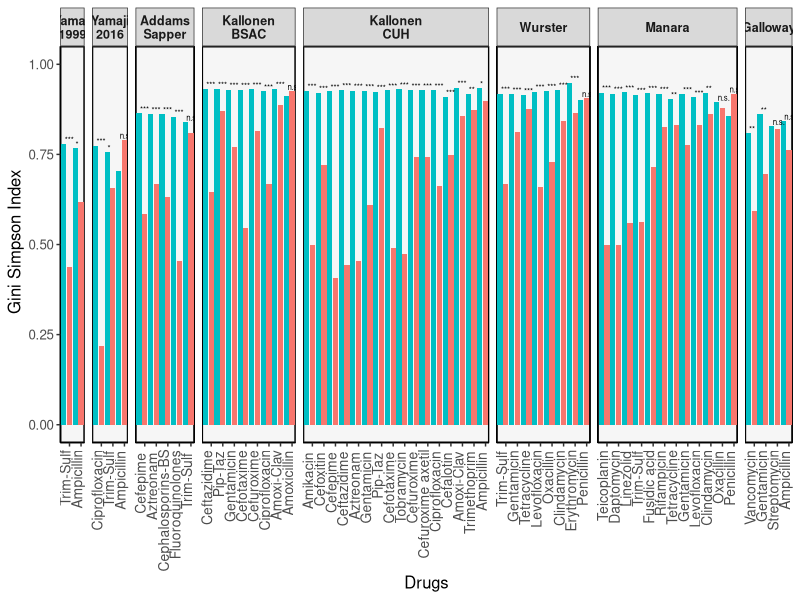
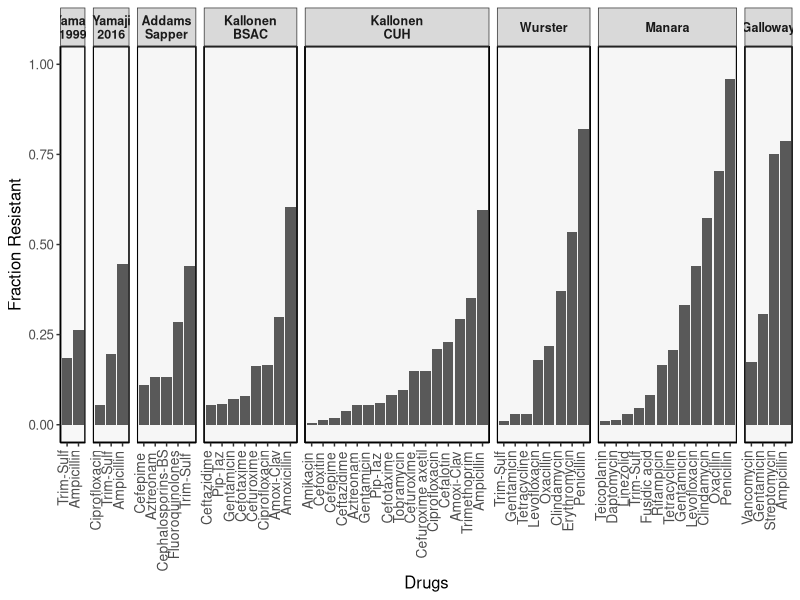

Write the R code that produced these figures, in order.
setwd("~/Documents/GitHub/Antibiotic_Resistance_Data_Analysis")

library(reshape2)
library(dplyr)
library(ggplot2)

#read "DivIndices.csv" 
DivIndices <- read.csv(file = "Output/DivIndices.csv")

#to remove the "_" in the name of the datasets and replace with empty space, 
#it is useful to fix the name of the dataset with labeller function in facet_grid
DivIndices$Dataset <- gsub("_", " ", DivIndices$Dataset)
DivIndices$Dataset <- gsub("-", " ", DivIndices$Dataset)

#to add asterisk instead of pvalue
DivIndices$star<-"n.s."
DivIndices$star[DivIndices$GSIpvalue > .05]  <- "n.s."
DivIndices$star[DivIndices$GSIpvalue <= .05]  <- "*"
DivIndices$star[DivIndices$GSIpvalue <= .01]  <- "**"
DivIndices$star[DivIndices$GSIpvalue <= .001] <- "***"

DatasetList = unique(DivIndices$Dataset)

#Remove rows with no resistance
DivIndices<-DivIndices[DivIndices$NumRes>1,]

DivIndices$FracRes <- DivIndices$NumRes / (DivIndices$NumRes + DivIndices$NumSus)

######################################################################################################## 
#to make barplot using ggplot

#selecct 6 required columns from dataframe; "DivIndices"
df1 <- data.frame(DivIndices$Dataset ,DivIndices$Drug,DivIndices$star, DivIndices$GSIvalueS, DivIndices$GSIvalueR, DivIndices$FracRes) 

#make a column with info about how high the p-value indicator should be above the bars
df1$heightofstars<- 0
for (i in 1:nrow(df1)){df1$heightofstars[i] = max(df1$DivIndices.GSIvalueS[i], df1$DivIndices.GSIvalueR[i])}

#merge two columns into one using melt function in order to plot side-by-side in ggplot
df2 <- melt(df1, id=c("DivIndices.Dataset", "DivIndices.Drug", "DivIndices.star", "heightofstars", "DivIndices.FracRes"))
#change name of the columns
colnames(df2)[1:7]<-c("Dataset","Drug","star", "heigthofstar", "FracRes", "Response", "SI_values")

#We need the stars only for half of the bars
df2$star[df2$Response == "DivIndices.GSIvalueR"] <- ""

#to change the order of the barplots
df2$Dataset<-factor(df2$Dataset, levels = 
                      c("Yamaji 1999", "Yamaji 2016", "Addams Sapper", "Kallonen BSAC", "Kallonen CUH", "Wurster" , "Manara", "Galloway" ))

DFForBarplots <- df2 %>%
  #arrange(factor(Dataset, levels = c("Yamaji 1999", "Yamaji 2016", "Addams Sapper", "Kallonen" , "Wurster" , "Manara", "Galloway" )), FracRes) %>%
  arrange(Dataset,FracRes,Drug) %>%
  # 3. Add order column of row numbers
  mutate(order = row_number())

#to make barplot using ggplot
png(paste0("Output/", "Figure2A_GiniSimpson", ".png"), width = 350, height = 150, units='mm', res = 300)
P<-ggplot(DFForBarplots) +
  geom_rect(aes(xmin=-Inf, xmax=Inf, ymin=-Inf, ymax=Inf), fill= "#F5F5F5",alpha= 0.5,
            colour = "black",lwd = 0.7) + 
  geom_bar(aes(x=as.factor(order), y=SI_values,fill=Response),stat='identity', position='dodge')+ 
  ylim(0,1)+
  ylab(" Gini Simpson Index")+ xlab("Drugs")+
  scale_fill_manual(values = c("#00BFC4", "#F8766D"), labels = c("Susceptible", "Resistant"))+ #to add color and legend manually
  facet_grid( ~ Dataset, scales = "free_x", space = "free", labeller = label_wrap_gen(10))+ 
  theme_bw() + 
  theme(panel.border = element_blank(),
        text = element_text(size=12),
        panel.grid.major = element_blank(),
        axis.text.x = element_text(angle = 90, hjust = 0.95, vjust=0.1, size = 10),
        panel.grid.minor = element_blank(),
        axis.line = element_line(colour = "black"),
        strip.text.x = element_text(size = 9, face = "bold"))+
  scale_x_discrete(breaks= seq(2 , max(DFForBarplots$order), by = 2) ,
                   labels=DFForBarplots$Drug[seq(2 , max(DFForBarplots$order), by = 2)])+
  geom_text(aes(label=star, x=as.factor(order), y=heigthofstar), vjust=-0.2, hjust = -0.1, size = 2 )+
  theme(legend.position = "none")

P
dev.off()

#to make barplot using ggplot
png(paste0("Output/", "Figure2B_FracRes", ".png"), width = 350, height = 150, units='mm', res = 300)

P<-ggplot(DFForBarplots[DFForBarplots$Response == "DivIndices.GSIvalueS",]) +
  geom_rect(aes( xmin=-Inf, xmax=Inf, ymin=-Inf, ymax=Inf), fill= "#F5F5F5",alpha= 0.5,
            colour = "black",size = 0.7) + 
  geom_bar(aes(x=as.factor(order), y=FracRes),stat='identity', position='dodge')+ 
  ylim(0,1)+
  ylab("Fraction Resistant")+ xlab("Drugs")+
  facet_grid( ~ Dataset, scales = "free_x", space = "free", labeller = label_wrap_gen(10))+ 
  theme_bw() + 
  theme(panel.border = element_blank(),
        text = element_text(size=12),
        panel.grid.major = element_blank(),
        axis.text.x = element_text(angle = 90, hjust = 0.95, vjust=0.1, size = 10),
        panel.grid.minor = element_blank(),
        axis.line = element_line(colour = "black"),
        strip.text.x = element_text(size = 9, face = "bold"))+
  scale_x_discrete(breaks= DFForBarplots$order[DFForBarplots$Response == "DivIndices.GSIvalueS"] ,
                   labels=DFForBarplots$Drug[DFForBarplots$Response == "DivIndices.GSIvalueS"])

P 

dev.off()

#########################################################################################################






